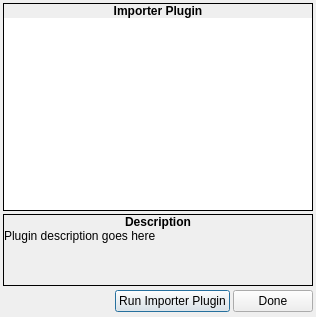
<?xml version="1.0" encoding="UTF-8"?>
<ui version="4.0">
 <class>Importer</class>
 <widget class="QDialog" name="Importer">
  <property name="windowModality">
   <enum>Qt::ApplicationModal</enum>
  </property>
  <property name="geometry">
   <rect>
    <x>0</x>
    <y>0</y>
    <width>316</width>
    <height>317</height>
   </rect>
  </property>
  <property name="windowTitle">
   <string>Select a Plugin</string>
  </property>
  <property name="windowIcon">
   <iconset resource="gui_icons.qrc">
    <normaloff>:/icons/openrpgmaker.png</normaloff>:/icons/openrpgmaker.png</iconset>
  </property>
  <property name="styleSheet">
   <string notr="true">.QFrame
{
	border-width: 1px;
	border-style: solid;
	border-color: palette(window-text);
}

.QFrame&gt;QLabel
{
	border-width: 0px;
	background-color: palette(window-text);
	color: palette(window);
	font-weight: bold;
}

.QFrame&gt;QCheckBox
{
	background-color: palette(window-text);
	border-width: 0px;
	border-style: none;
	color: palette(window);
	spacing: 3px;
	font-weight: bold;
	padding: 0px 0px 0px 3px;
}

.QFrame&gt;QCheckBox::indicator
{
	min-width: 8px;
	max-width: 8px;
	min-height: 8px;
	max-height: 8px;
	width: 8px;
	height: 8px;
	border-width: 2px;
	border-radius: 0px;
	border-style: ridge;
	border-color: palette(mid);
}

.QFrame&gt;QCheckBox::indicator:unchecked
{
	background-color: palette(base);
}

.QFrame&gt;QCheckBox::indicator:checked
{
	background-color: palette(window-text);
}

.QFrame&gt;QCheckBox::indicator:hover
{
	border-color: palette(highlight);
}</string>
  </property>
  <layout class="QVBoxLayout" name="verticalLayout_3">
   <property name="spacing">
    <number>3</number>
   </property>
   <property name="margin">
    <number>3</number>
   </property>
   <item>
    <widget class="QFrame" name="frame_2">
     <property name="frameShape">
      <enum>QFrame::Box</enum>
     </property>
     <property name="frameShadow">
      <enum>QFrame::Plain</enum>
     </property>
     <layout class="QVBoxLayout" name="verticalLayout_2">
      <property name="spacing">
       <number>0</number>
      </property>
      <property name="margin">
       <number>0</number>
      </property>
      <item>
       <widget class="QLabel" name="label_2">
        <property name="sizePolicy">
         <sizepolicy hsizetype="Preferred" vsizetype="Fixed">
          <horstretch>0</horstretch>
          <verstretch>0</verstretch>
         </sizepolicy>
        </property>
        <property name="font">
         <font>
          <weight>75</weight>
          <bold>true</bold>
         </font>
        </property>
        <property name="autoFillBackground">
         <bool>false</bool>
        </property>
        <property name="text">
         <string>Importer Plugin</string>
        </property>
        <property name="alignment">
         <set>Qt::AlignCenter</set>
        </property>
       </widget>
      </item>
      <item>
       <widget class="QWidget" name="widget" native="true">
        <layout class="QVBoxLayout" name="verticalLayout_4">
         <property name="spacing">
          <number>0</number>
         </property>
         <property name="margin">
          <number>0</number>
         </property>
         <item>
          <widget class="QListWidget" name="lwPluginList">
           <property name="sizePolicy">
            <sizepolicy hsizetype="Preferred" vsizetype="Preferred">
             <horstretch>0</horstretch>
             <verstretch>0</verstretch>
            </sizepolicy>
           </property>
           <property name="frameShape">
            <enum>QFrame::NoFrame</enum>
           </property>
          </widget>
         </item>
        </layout>
       </widget>
      </item>
     </layout>
    </widget>
   </item>
   <item>
    <widget class="QFrame" name="frame">
     <property name="sizePolicy">
      <sizepolicy hsizetype="Preferred" vsizetype="Expanding">
       <horstretch>0</horstretch>
       <verstretch>0</verstretch>
      </sizepolicy>
     </property>
     <property name="frameShape">
      <enum>QFrame::Box</enum>
     </property>
     <property name="frameShadow">
      <enum>QFrame::Plain</enum>
     </property>
     <layout class="QVBoxLayout" name="verticalLayout">
      <property name="spacing">
       <number>0</number>
      </property>
      <property name="margin">
       <number>0</number>
      </property>
      <item>
       <widget class="QLabel" name="label">
        <property name="sizePolicy">
         <sizepolicy hsizetype="Preferred" vsizetype="Fixed">
          <horstretch>0</horstretch>
          <verstretch>0</verstretch>
         </sizepolicy>
        </property>
        <property name="font">
         <font>
          <weight>75</weight>
          <bold>true</bold>
         </font>
        </property>
        <property name="autoFillBackground">
         <bool>false</bool>
        </property>
        <property name="text">
         <string>Description</string>
        </property>
        <property name="alignment">
         <set>Qt::AlignCenter</set>
        </property>
       </widget>
      </item>
      <item>
       <widget class="QWidget" name="widget_2" native="true">
        <layout class="QVBoxLayout" name="verticalLayout_5">
         <property name="spacing">
          <number>0</number>
         </property>
         <property name="margin">
          <number>0</number>
         </property>
         <item>
          <widget class="QLabel" name="lblDescription">
           <property name="text">
            <string>Plugin description goes here</string>
           </property>
           <property name="alignment">
            <set>Qt::AlignLeading|Qt::AlignLeft|Qt::AlignTop</set>
           </property>
           <property name="wordWrap">
            <bool>true</bool>
           </property>
          </widget>
         </item>
        </layout>
       </widget>
      </item>
     </layout>
    </widget>
   </item>
   <item>
    <layout class="QHBoxLayout" name="horizontalLayout_3">
     <item>
      <spacer name="horizontalSpacer">
       <property name="orientation">
        <enum>Qt::Horizontal</enum>
       </property>
       <property name="sizeHint" stdset="0">
        <size>
         <width>40</width>
         <height>25</height>
        </size>
       </property>
      </spacer>
     </item>
     <item>
      <widget class="QPushButton" name="bRunPlugin">
       <property name="text">
        <string>Run Importer Plugin</string>
       </property>
      </widget>
     </item>
     <item>
      <widget class="QPushButton" name="bDone">
       <property name="text">
        <string>Done</string>
       </property>
      </widget>
     </item>
    </layout>
   </item>
  </layout>
 </widget>
 <resources>
  <include location="gui_icons.qrc"/>
 </resources>
 <connections>
  <connection>
   <sender>bDone</sender>
   <signal>clicked()</signal>
   <receiver>Importer</receiver>
   <slot>accept()</slot>
   <hints>
    <hint type="sourcelabel">
     <x>418</x>
     <y>399</y>
    </hint>
    <hint type="destinationlabel">
     <x>228</x>
     <y>206</y>
    </hint>
   </hints>
  </connection>
 </connections>
</ui>
